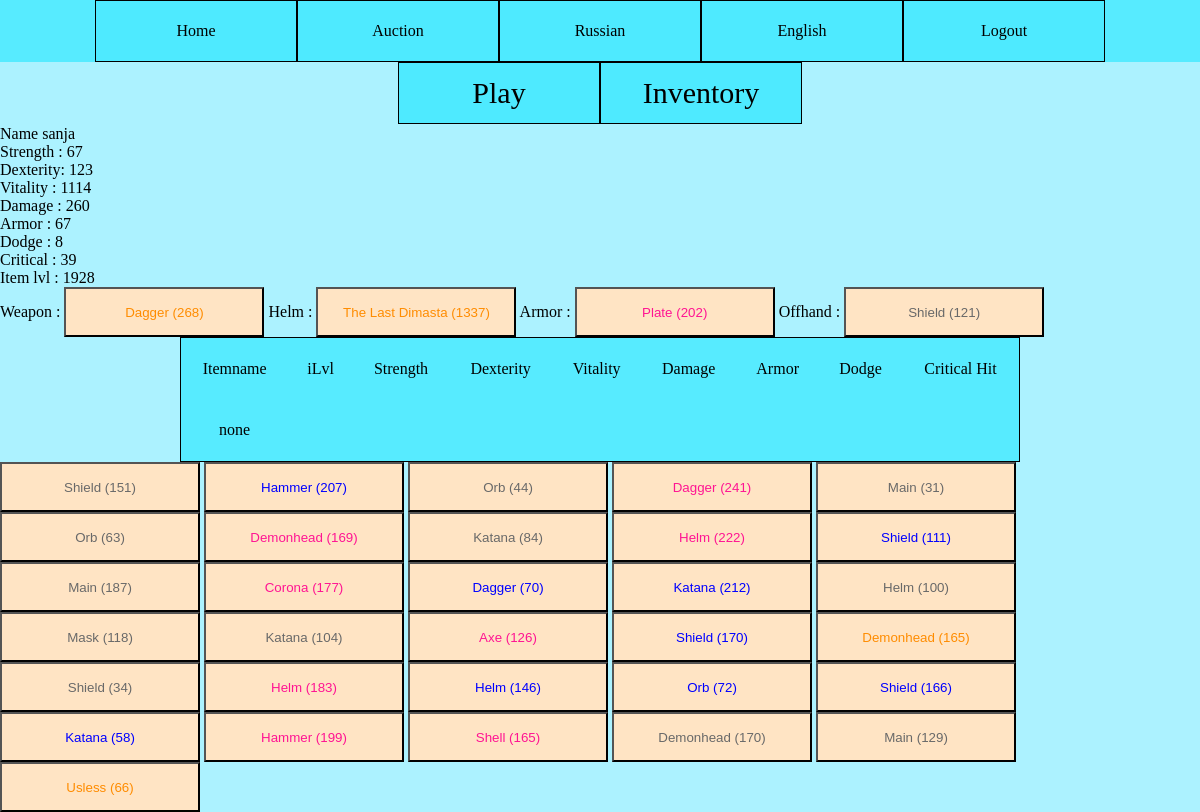
Page /en/game/inventory (signed in) on the earlier database version.
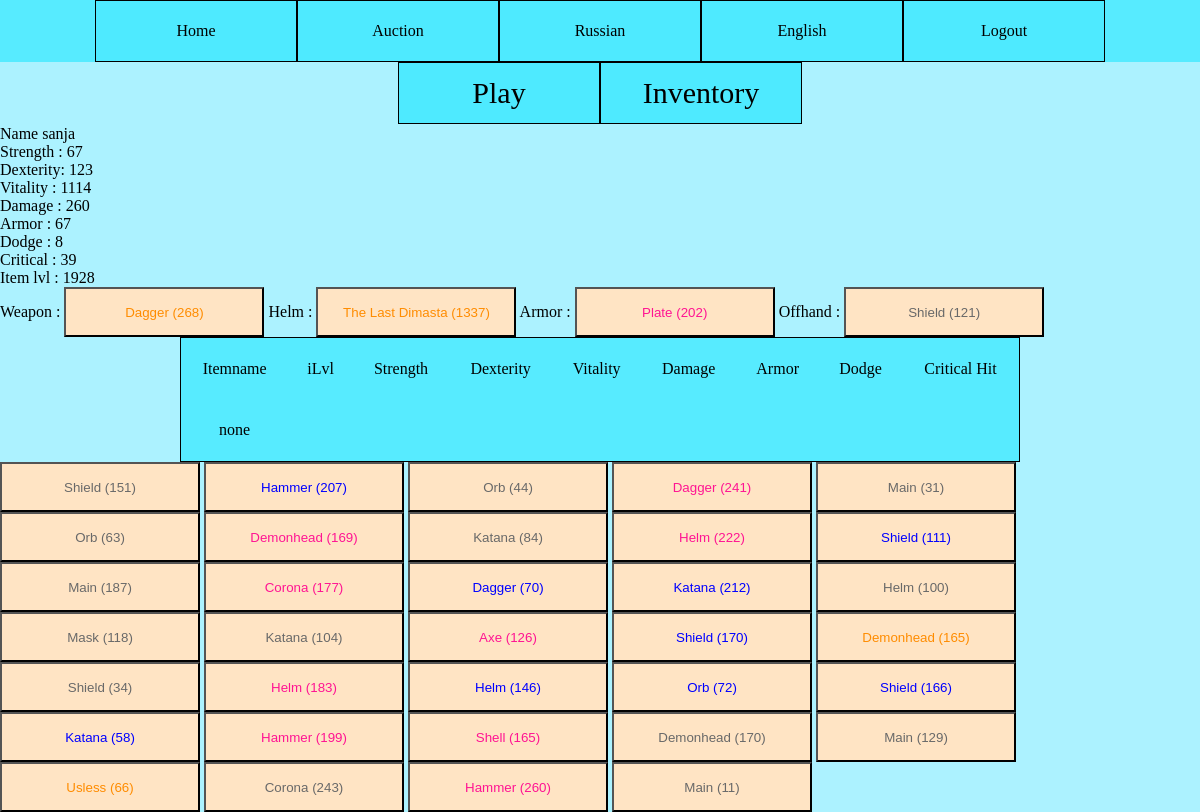
Same page on the later database version.
### main/models.py (models this page shows)
class Item(models.Model):
    item_name = models.CharField(max_length=30,null=True)
    item_level = models.IntegerField(default=0)
    item_tupe = models.IntegerField(null=True)
    item_rarity = models.IntegerField(null=True)
    character_id = models.ForeignKey(Character, on_delete=models.SET_NULL,null=True)
    used = models.BooleanField(default=False)

### main/views.py (the view)
# urls.py: path('game/inventory', views.Inventory, name='inventory'),
def Inventory(request):
    if request.user.is_authenticated:
        current_user = request.user
        char = Character.objects.get(user=current_user)
        itemz = Item.objects.filter(character_id=char.pk)
        stats = [0, 0, 0, 0, 0, 0, 0]
        ilvl = 0
        LocalItems = []
        EqItem = [0, 0, 0, 0]
        for x in itemz:
            local_item = LocalItem(x)
            if (char.eq_armor == x or char.eq_helm == x or char.eq_weapon == x or char.eq_offhand == x):
                EqItem[x.item_tupe] = local_item
                ilvl += x.item_level
                for x in range(len(stats)):
                    stats[x] += local_item.stats[x]
            elif not x.used:
                LocalItems.append(local_item)
        context = {'user': current_user, 'ilvl': ilvl, 'stats': stats, 'items': LocalItems, 'eq_items': EqItem}
        return render(request, 'inventory.html', context=context)
    else:
        return HttpResponseForbidden()

### templates/inventory.html (shortened to what this page needs)
{% extends "game.html" %}
{% block script %}
    {% load static %}
{% endblock %}
{% block main_window %}
    <div id="mono">
        Name {{ user.username }}<br>
        Strength : {{ stats.0 }}<br>
        Dexterity: {{ stats.1 }}<br>
        Vitality : {{ stats.2 }}<br>
        Damage   : {{ stats.3 }}<br>
        Armor    : {{ stats.4 }}<br>
        Dodge    : {{ stats.5 }}<br>
        Critical : {{ stats.6 }}<br>
        Item lvl : {{ ilvl }}<br>
        Weapon   : {% include "items/item_small.html" with item=eq_items.0 only %}
        Helm     : {% include "items/item_small.html" with item=eq_items.1 only %}
        Armor    : {% include "items/item_small.html" with item=eq_items.2 only %}
        Offhand  : {% include "items/item_small.html" with item=eq_items.3 only %}
    </div>
    {% include "items/stat_table.html" %}
    <div id="scrolls">
        {% for x in items %}
            {% include "items/item_small.html" with item=x only %}
        {% endfor %}
    </div>
{% endblock %}

### templates/items/item_small.html
{% if item %}
    <button class="item_info" id="{{ item.pk }}" onmouseenter="Display({{ item.pk }})" onclick="ItemClick({{ item.pk }})">
        {% if item.rarity == 0  %}
            <span style="color: #696969; ">
        {% elif item.rarity == 1 %}
            <span style="color: blue; ">
        {% elif item.rarity == 2 %}
            <span style="color: deeppink; ">
        {% else %}
            <span style="color: darkorange; ">
        {% endif %}
            {{ item.name }} ({{ item.ilvl }})
        </span>
    </button>
{% else %}
    <button class="item_info" id="0">
        Empty
    </button>
{% endif %}

Differences in the rows shown:
added Item: name "Corona"
added Item: name "Hammer"
added Item: name "Main"
Other differences:
new list line: "( 243 )"
new list line: "( 260 )"
new list line: "( 11 )"
